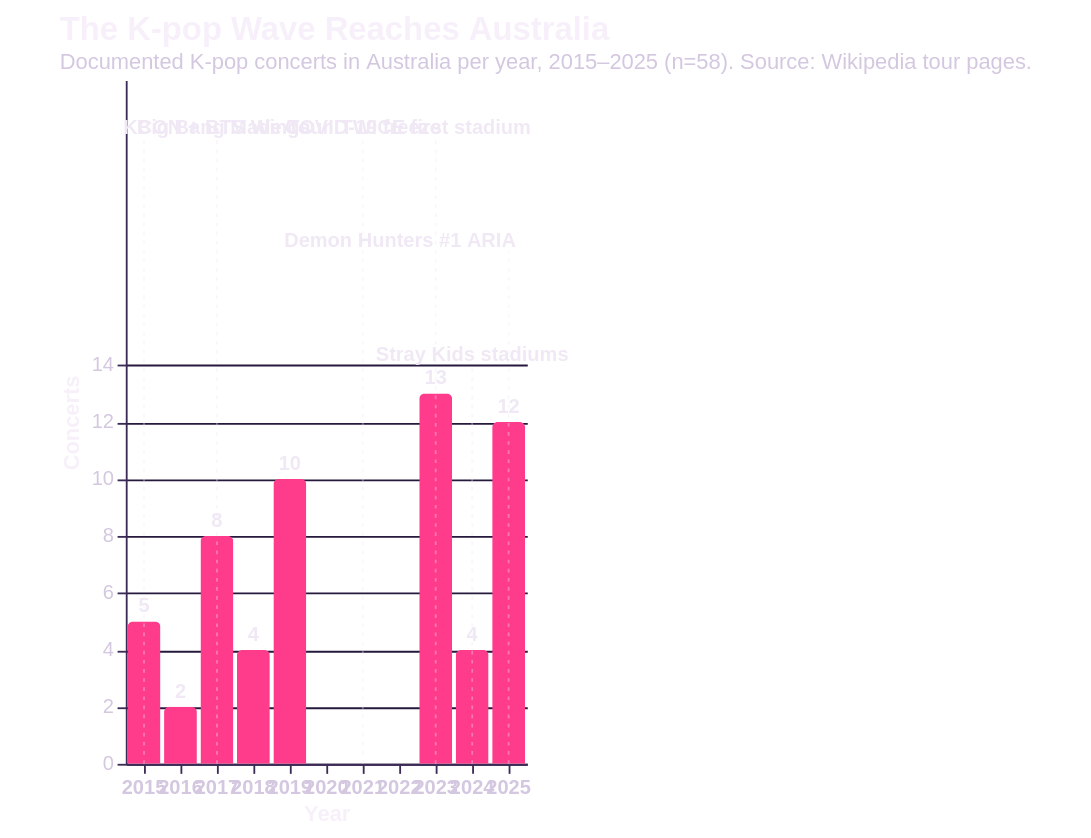

Vega-Lite specification stored for this chart:
### Vega-Lite specification from a JSON file in a GitHub repository (floating-point values rounded to 4 significant figures)
{"$schema": "https://vega.github.io/schema/vega-lite/v5.json", "title": {"text": "The K-pop Wave Reaches Australia", "subtitle": "Documented K-pop concerts in Australia per year, 2015–2025 (n=58). Source: Wikipedia tour pages.", "anchor": "start", "fontSize": 18, "subtitleFontSize": 12, "subtitleColor": "#d4c7e0"}, "width": "container", "height": 460, "padding": {"left": 32, "right": 32, "top": 8, "bottom": 8}, "autosize": {"type": "fit-x", "contains": "padding"}, "config": {"view": {"stroke": null}, "axis": {"labelFontSize": 11, "titleFontSize": 12, "labelColor": "#d4c7e0", "titleColor": "#f7f0fa", "tickColor": "#3a2a55", "domainColor": "#3a2a55", "gridColor": "#26193e"}, "legend": {"orient": "bottom", "titleFontSize": 12, "labelFontSize": 11, "padding": 12, "offset": 12, "columns": 0, "labelColor": "#d4c7e0", "titleColor": "#f7f0fa"}, "background": "transparent", "title": {"color": "#f7f0fa", "subtitleColor": "#d4c7e0"}, "header": {"labelColor": "#f0e9f5", "titleColor": "#f0e9f5", "labelFontSize": 13, "labelFontWeight": "bold"}}, "layer": [{"data": {"values": [{"year": 2015, "concerts": 5}, {"year": 2016, "concerts": 2}, {"year": 2017, "concerts": 8}, {"year": 2018, "concerts": 4}, {"year": 2019, "concerts": 10}, {"year": 2020, "concerts": 0}, {"year": 2021, "concerts": 0}, {"year": 2022, "concerts": 0}, {"year": 2023, "concerts": 13}, {"year": 2024, "concerts": 4}, {"year": 2025, "concerts": 12}]}, "mark": {"type": "bar", "color": "#ff3b8c", "cornerRadiusEnd": 3}, "encoding": {"x": {"field": "year", "type": "ordinal", "title": "Year", "axis": {"labelAngle": 0, "labelFontWeight": "bold"}}, "y": {"field": "concerts", "type": "quantitative", "title": "Concerts", "axis": {"values": [0, 2, 4, 6, 8, 10, 12, 14]}, "scale": {"domain": [0, 24]}}, "tooltip": [{"field": "year", "title": "Year"}, {"field": "concerts", "title": "Concerts"}]}}, {"data": {"values": [{"year": 2015, "concerts": 5}, {"year": 2016, "concerts": 2}, {"year": 2017, "concerts": 8}, {"year": 2018, "concerts": 4}, {"year": 2019, "concerts": 10}, {"year": 2023, "concerts": 13}, {"year": 2024, "concerts": 4}, {"year": 2025, "concerts": 12}]}, "mark": {"type": "text", "color": "#f0e9f5", "dy": -8, "fontWeight": "bold", "fontSize": 11}, "encoding": {"x": {"field": "year", "type": "ordinal"}, "y": {"field": "concerts", "type": "quantitative"}, "text": {"field": "concerts"}}}, {"data": {"values": [{"year": 2015, "y_start": 0, "y_end": 22}, {"year": 2017, "y_start": 0, "y_end": 22}, {"year": 2021, "y_start": 0, "y_end": 22}, {"year": 2023, "y_start": 0, "y_end": 22}, {"year": 2024, "y_start": 0, "y_end": 14}, {"year": 2025, "y_start": 0, "y_end": 18}]}, "mark": {"type": "rule", "stroke": "#f0e9f5", "strokeWidth": 1, "strokeDash": [2, 3], "opacity": 0.35}, "encoding": {"x": {"field": "year", "type": "ordinal"}, "y": {"field": "y_start", "type": "quantitative"}, "y2": {"field": "y_end"}}}, {"data": {"values": [{"year": 2015, "label_y": 22, "label": "Big Bang Made Tour"}]}, "mark": {"type": "text", "align": "left", "dx": -4, "baseline": "bottom", "fontWeight": "bold", "color": "#f0e9f5", "fontSize": 11}, "encoding": {"x": {"field": "year", "type": "ordinal"}, "y": {"field": "label_y", "type": "quantitative"}, "text": {"field": "label"}}}, {"data": {"values": [{"year": 2017, "label_y": 22, "label": "KCON + BTS Wings"}, {"year": 2021, "label_y": 22, "label": "COVID-19 freeze"}, {"year": 2023, "label_y": 22, "label": "TWICE first stadium"}, {"year": 2024, "label_y": 14, "label": "Stray Kids stadiums"}]}, "mark": {"type": "text", "align": "center", "baseline": "bottom", "fontWeight": "bold", "color": "#f0e9f5", "fontSize": 11}, "encoding": {"x": {"field": "year", "type": "ordinal"}, "y": {"field": "label_y", "type": "quantitative"}, "text": {"field": "label"}}}, {"data": {"values": [{"year": 2025, "label_y": 18, "label": "Demon Hunters #1 ARIA"}]}, "mark": {"type": "text", "align": "right", "dx": 4, "baseline": "bottom", "fontWeight": "bold", "color": "#f0e9f5", "fontSize": 11}, "encoding": {"x": {"field": "year", "type": "ordinal"}, "y": {"field": "label_y", "type": "quantitative"}, "text": {"field": "label"}}}]}
